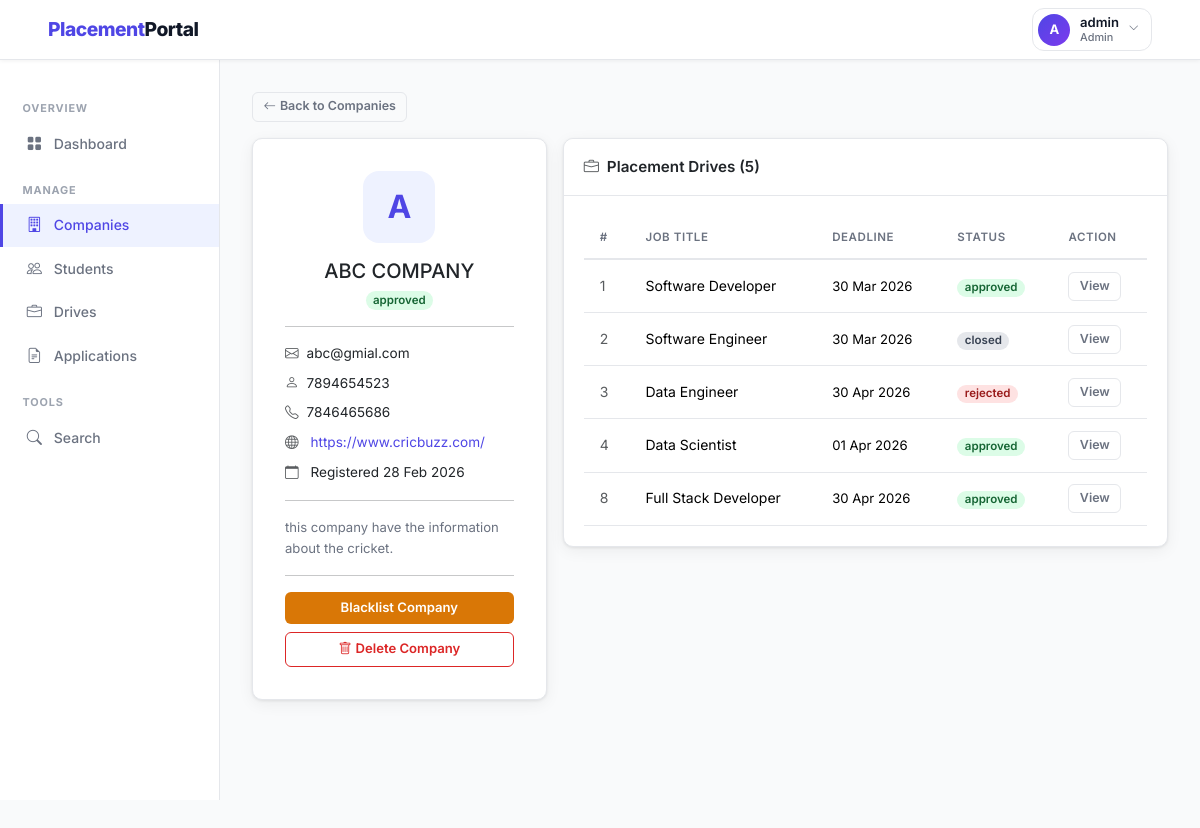
The page /admin/companies/1 (signed in) on the database its author committed.
### backend/models.py (models this page shows, shortened)
class Company(db.Model):
    __tablename__ = 'company'
    id = db.Column(db.Integer, primary_key=True)
    company_name = db.Column(db.String(150), nullable=False)
    email = db.Column(db.String(120), unique=True, nullable=False)
    password_hash = db.Column(db.String(256), nullable=False)
    hr_contact = db.Column(db.String(100))
    phone = db.Column(db.String(20))
    website = db.Column(db.String(200))
    description = db.Column(db.Text)
    approval_status = db.Column(db.String(20), default='pending')
    registered_at = db.Column(db.DateTime, default=datetime.utcnow)
    drives = db.relationship('PlacementDrive', backref='company', lazy=True,
                             cascade='all, delete-orphan')

class PlacementDrive(db.Model):
    __tablename__ = 'placement_drive'
    id = db.Column(db.Integer, primary_key=True)
    company_id = db.Column(db.Integer, db.ForeignKey('company.id'), nullable=False)
    job_title = db.Column(db.String(150), nullable=False)
    job_description = db.Column(db.Text, nullable=False)
    eligibility_criteria = db.Column(db.Text)
    location = db.Column(db.String(100))
    salary_package = db.Column(db.String(100))
    application_deadline = db.Column(db.Date, nullable=False)
    status = db.Column(db.String(20), default='pending')
    created_at = db.Column(db.DateTime, default=datetime.utcnow)
    applications = db.relationship('Application', backref='drive', lazy=True,
                                   cascade='all, delete-orphan')

### backend/routes.py (the view)
    @app.route('/admin/companies/<int:company_id>')
    @login_required('admin')
    def admin_company_detail(company_id):
        company = Company.query.get_or_404(company_id)
        drives  = PlacementDrive.query.filter_by(company_id=company_id).all()
        return render_template('admin/company_detail.html',
                               company=company, drives=drives)

### backend/routes.py (called while the page is built)
def login_required(role):
    def decorator(f):
        @wraps(f)
        def decorated_function(*args, **kwargs):
            if 'user_id' not in session:
                flash('Please log in to continue.', 'warning')
                return redirect(url_for('auth_login', role=role))
            if session.get('role') != role:
                flash('You do not have permission to view that page.', 'danger')
                return redirect(url_for('home'))
            return f(*args, **kwargs)
        return decorated_function
    return decorator

### templates/admin/company_detail.html (shortened to what this page needs)
{% extends 'layout_dashboard.html' %}
{% block sidebar %}
  <div class="sidebar-section">Overview</div>
  <a href="{{ url_for('admin_dashboard') }}" class="sidebar-link"><i class="bi bi-grid-fill"></i> Dashboard</a>
  <div class="sidebar-section">Manage</div>
  <a href="{{ url_for('admin_companies') }}" class="sidebar-link active"><i class="bi bi-building"></i> Companies</a>
  <a href="{{ url_for('admin_students') }}" class="sidebar-link"><i class="bi bi-people"></i> Students</a>
  <a href="{{ url_for('admin_drives') }}" class="sidebar-link"><i class="bi bi-briefcase"></i> Drives</a>
  <a href="{{ url_for('admin_applications') }}" class="sidebar-link"><i class="bi bi-file-earmark-text"></i> Applications</a>
  <div class="sidebar-section">Tools</div>
  <a href="{{ url_for('admin_search') }}" class="sidebar-link"><i class="bi bi-search"></i> Search</a>
{% endblock %}
{% block content %}
<div class="mb-3">
  <a href="{{ url_for('admin_companies') }}" class="btn btn-outline-secondary btn-sm">
    <i class="bi bi-arrow-left me-1"></i>Back to Companies
  </a>
</div>
<div class="row g-3">
  <div class="col-lg-4">
    <div class="card">
      <div class="card-body text-center" style="padding:2rem !important;">
        <div style="width:72px;height:72px;border-radius:16px;background:var(--primary-lt);
                    display:flex;align-items:center;justify-content:center;
                    font-size:2rem;font-weight:700;color:var(--primary);margin:0 auto 1rem;">
          {{ company.company_name[0]|upper }}
        </div>
        <h5 class="fw-700 mb-1">{{ company.company_name }}</h5>
        <span class="badge badge-{{ company.approval_status }}">{{ company.approval_status }}</span>
        <hr>
        <div class="text-start" style="font-size:.85rem;">
          <div class="mb-2"><i class="bi bi-envelope text-muted me-2"></i>{{ company.email }}</div>
          {% if company.hr_contact %}
          <div class="mb-2"><i class="bi bi-person text-muted me-2"></i>{{ company.hr_contact }}</div>
          {% endif %}
          {% if company.phone %}
          <div class="mb-2"><i class="bi bi-telephone text-muted me-2"></i>{{ company.phone }}</div>
          {% endif %}
          {% if company.website %}
          <div class="mb-2">
            <i class="bi bi-globe text-muted me-2"></i>
            <a href="{{ company.website }}" target="_blank">{{ company.website }}</a>
          </div>
          {% endif %}
          <div class="mb-2">
            <i class="bi bi-calendar text-muted me-2"></i>
            Registered {{ company.registered_at.strftime('%d %b %Y') }}
          </div>
        </div>
        {% if company.description %}
        <hr>
        <p style="font-size:.82rem;color:var(--muted);text-align:left;">{{ company.description }}</p>
        {% endif %}
        <hr>
        <div class="d-flex flex-column gap-2">
          {% if company.approval_status == 'pending' %}
            <a href="{{ url_for('admin_approve_company', company_id=company.id) }}"
               class="btn btn-success">Approve Company</a>
            <a href="{{ url_for('admin_reject_company', company_id=company.id) }}"
               class="btn btn-danger">Reject Company</a>
          {% elif company.approval_status == 'approved' %}
            <a href="{{ url_for('admin_blacklist_company', company_id=company.id) }}"
               class="btn btn-warning">Blacklist Company</a>
          {% else %}
            <a href="{{ url_for('admin_approve_company', company_id=company.id) }}"
               class="btn btn-success">Re-approve</a>
          {% endif %}
          <a href="{{ url_for('admin_delete_company', company_id=company.id) }}"
             class="btn btn-outline-danger"
             onclick="return confirm('Delete this company permanently?')">
            <i class="bi bi-trash me-1"></i>Delete Company
          </a>
        </div>
      </div>
    </div>
  </div>
  <div class="col-lg-8">
    <div class="card">
      <div class="card-header">
        <span><i class="bi bi-briefcase me-2 text-muted"></i>Placement Drives ({{ drives|length }})</span>
      </div>
      <div class="card-body p-0">
        {% if drives %}
        <table class="table mb-0">
          <thead>
            <tr><th>#</th><th>Job Title</th><th>Deadline</th><th>Status</th><th>Action</th></tr>
          </thead>
          <tbody>
            {% for d in drives %}
            <tr>
              <td class="text-muted">{{ d.id }}</td>
              <td class="fw-600">{{ d.job_title }}</td>
              <td style="font-size:.82rem;">{{ d.application_deadline.strftime('%d %b %Y') }}</td>
              <td><span class="badge badge-{{ d.status }}">{{ d.status }}</span></td>
              <td>
                <a href="{{ url_for('admin_drive_detail', drive_id=d.id) }}"
                   class="btn btn-outline-secondary btn-sm">View</a>
              </td>
            </tr>
            {% endfor %}
          </tbody>
        </table>
        {% else %}
          <div class="empty-state">
            <i class="bi bi-briefcase"></i>
            <p>No drives created by this company.</p>
          </div>
        {% endif %}
      </div>
    </div>
  </div>
</div>
{% endblock %}

### static/css/styles.css (style rules this page uses)
:root { --primary: #4f46e5; --primary-dk: #3730a3; --primary-lt: #eef2ff; --success: #16a34a; --danger: #dc2626; --warning: #d97706; --info: #0891b2; --dark: #111827; --muted: #6b7280; --border: #e5e7eb; --bg: #f9fafb; --white: #ffffff; --card-shadow: 0 1px 3px rgba(0,0,0,.08), 0 4px 16px rgba(0,0,0,.06); --radius: 10px; --radius-sm: 6px; --font: 'Inter', -apple-system, BlinkMacSystemFont, 'Segoe UI', sans-serif; }
*, *::before, *::after { box-sizing: border-box; margin: 0; padding: 0; }
body { font-family: var(--font); background: var(--bg); color: var(--dark); min-height: 100vh; font-size: 14.5px; line-height: 1.6; }
a { color: var(--primary); text-decoration: none; }
.sidebar-link { display: flex; align-items: center; gap: .65rem; padding: .6rem 1.4rem; color: var(--muted); font-weight: 500; font-size: .875rem; border-left: 3px solid transparent; transition: all .18s; }
.sidebar-link:hover, .sidebar-link.active { color: var(--primary); background: var(--primary-lt); border-left-color: var(--primary); text-decoration: none; }
.sidebar-link i { width:18px; text-align:center; font-size:.95rem; }
.sidebar-section { font-size: .68rem; font-weight: 700; text-transform: uppercase; letter-spacing: .08em; color: #9ca3af; padding: 1rem 1.4rem .3rem; }
.card { background: var(--white); border: 1px solid var(--border) !important; border-radius: var(--radius) !important; box-shadow: var(--card-shadow); }
.card-header { background: var(--white) !important; border-bottom: 1px solid var(--border) !important; padding: 1rem 1.25rem !important; font-weight: 600; font-size: .95rem; border-radius: var(--radius) var(--radius) 0 0 !important; display: flex; align-items: center; justify-content: space-between; }
.card-body { padding: 1.25rem !important; }
.table { font-size:.875rem; }
.table th { font-size: .72rem; text-transform: uppercase; letter-spacing: .05em; color: var(--muted); font-weight: 600; border-bottom: 2px solid var(--border) !important; white-space: nowrap; padding: .75rem 1rem !important; }
.table td { padding: .7rem 1rem !important; vertical-align: middle; border-color: var(--border) !important; }
.badge { font-size:.72rem; font-weight:600; padding:.3em .65em; border-radius:20px; }
.badge-approved { background:#dcfce7; color:#166534; }
.badge-rejected { background:#fee2e2; color:#991b1b; }
.badge-closed { background:#e5e7eb; color:#374151; }
.btn { font-family: var(--font); font-weight: 600; font-size: .82rem; border-radius: var(--radius-sm); padding: .4rem .9rem; transition: all .18s; border: none; cursor: pointer; }
.btn-warning { background:var(--warning); color:#fff; }
.btn-outline-secondary { background:transparent; border:1.5px solid var(--border); color:var(--muted); }
.btn-outline-danger { background:transparent; border:1.5px solid var(--danger); color:var(--danger); }
.btn-sm { padding:.28rem .65rem; font-size:.78rem; }

### rows shown on the page
Company: company_name "A", company_name "ABC COMPANY", approval_status "approved", email "abc@gmial.com", hr_contact "7894654523", phone "7846465686", website "https://www.cricbuzz.com/", registered_at "28 Feb 2026", description "this company have the information about the cricket."
PlacementDrive: id "1", job_title "Software Developer", application_deadline "30 Mar 2026", status "approved"
PlacementDrive: id "2", job_title "Software Engineer", application_deadline "30 Mar 2026", status "closed"
PlacementDrive: id "3", job_title "Data Engineer", application_deadline "30 Apr 2026", status "rejected"
PlacementDrive: id "4", job_title "Data Scientist", application_deadline "01 Apr 2026", status "approved"
PlacementDrive: id "8", job_title "Full Stack Developer", application_deadline "30 Apr 2026", status "approved"

### other values the page prints
{{ session.name[0]|upper if session.name else '?' }} "A"
{{ session.name }} "admin"
{{ session.role|capitalize }} "Admin"
{{ drives|length }} "5"
